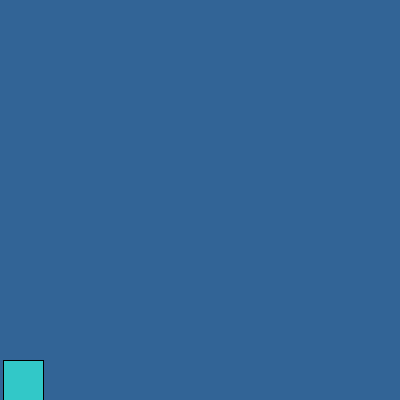
Frame 1 (no input)
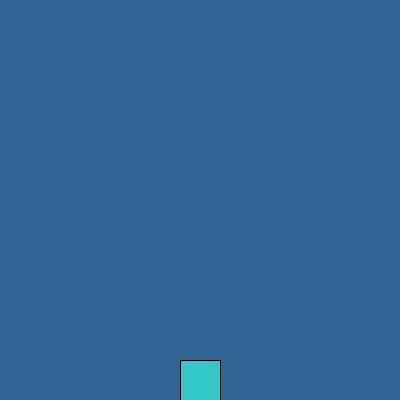
Frame 60 (the mouse pressed at the canvas centre just before this capture)
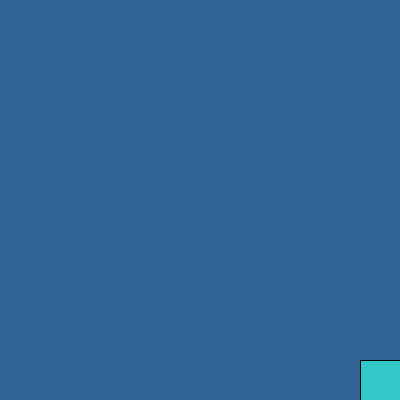
Frame 120 (the mouse held since frame 60 and released just before this capture)

The Processing sketch that drew these frames (run headless with seeded random() and noise(); from frame 60 on, the mouse is pressed at the canvas centre):

// Processing sketch: processing_183131
// ── processing_183131.pde

int squareXPosition;
int squareYPosition;

int rightEdge = 360;
int leftEdge = 0;
int topEdge = 0;
int bottomEdge = 360;

boolean isMovingRight = true;
boolean isMovingUp = true;

void setup() {
  size(400, 400);
  squareXPosition = 0;
  squareYPosition = 360;
}

void draw() {
  background (50, 100, 150);

  if (isMovingRight == true && isMovingUp == true) {
    if (squareXPosition < rightEdge) {
      squareXPosition = squareXPosition + 3;
      
    } else {
      isMovingRight = false;
    }
  } else if (isMovingRight == false && isMovingUp == true) {

    if (squareYPosition > topEdge) {
      squareYPosition = squareYPosition - 3;
    } else {
      //turn around
      isMovingUp = false;
    }
  } else if (isMovingRight == false && isMovingUp == false) {
      if (squareXPosition > leftEdge) {
        squareXPosition = squareXPosition - 3;
      } else {
          isMovingRight = true;
      }
  } else {
      if (squareYPosition < bottomEdge) {
        squareYPosition = squareYPosition + 3;
      } else {
         isMovingUp = true; 
      }
  }

  fill (50,200,200);
  rect(squareXPosition, squareYPosition, 40, 40);
}
